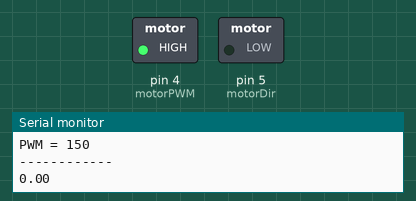
Recording of a sketch running on a simulated Arduino Uno, built with avr-gcc and run on an emulated ATmega328P. Shown: switched loads named in the sketch (green lamp = pin HIGH), the last lines printed to the serial monitor.

Above: at 2.1 s.
At 35.1 s:
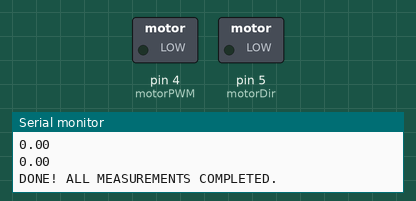
Timing chart, 0 to 36.6 s (numbered marks = the images above):
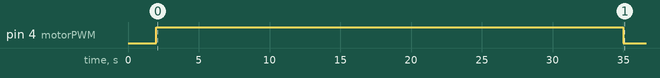

The sketch:

rpm_measurements.ino
```cpp
// define pins and variables
const int motorPWM = 4;
const int motorDir = 5;
const int encA = 18;
const int encB = 19;

volatile long encoderPos = 0;

// vars for RPM calculation
long previousPos = 0;
unsigned long previousTime = 0;

const float PPR = 2150.0;                  // PPR TOU MOTER

// --- NEW FEATURES: Μεταβλητές για τον αυτοματισμό του PWM ---
int currentPWM = 150;
int printCount = 0;
bool isNewPWM = true;
bool finished = false;

void setup() {
  Serial.begin(115200);

  pinMode(motorPWM, OUTPUT);
  pinMode(motorDir, OUTPUT);

  pinMode(encA, INPUT_PULLUP);
  pinMode(encB, INPUT_PULLUP);

  attachInterrupt(digitalPinToInterrupt(encA), readEncoder, RISING);

  // Ξεκινάμε με το μοτέρ να πηγαίνει μπροστά
  digitalWrite(motorDir, LOW);

  // Δίνουμε 2 δευτερόλεπτα κενό στην αρχή για να ανοίξεις το Serial Monitor με την ησυχία σου
  delay(2000);
}

void loop() {
  // Αν τελειώσαμε με το 250, μην κάνεις τίποτα άλλο
  if (finished) return;

  // Αν μόλις αλλάξαμε PWM, τύπωσε την επικεφαλίδα
  if (isNewPWM) {
    analogWrite(motorPWM, currentPWM);

    Serial.println();
    Serial.print("PWM = ");
    Serial.println(currentPWM);
    Serial.println("------------");

    isNewPWM = false;

    // Μηδενίζουμε τους χρόνους για να είναι ακριβές το πρώτο δείγμα του νέου PWM
    previousTime = millis();
    previousPos = encoderPos;
    return; // Περιμένουμε την επόμενη λούπα για να ξεκινήσει η μέτρηση
  }

  unsigned long currentTime = millis(); // read current time
  unsigned long timeDiff = currentTime - previousTime; // calc diff

  // Υπολογισμός κάθε 100 ms
  if (timeDiff >= 100) {

    long currentPos = encoderPos;            // read current pos
    long posDiff = currentPos - previousPos; // calc "clicks" during that dt

    // CALC RPM
    float rpm = ((float)posDiff / PPR) * (60000.0 / timeDiff);

    // Τυπώνουμε ΜΟΝΟ το RPM όπως ζήτησες
    Serial.println(abs(rpm));

    printCount++; // Αυξάνουμε τον μετρητή των εκτυπώσεων

    // Αν τυπώσαμε 30 τιμές, πάμε στο επόμενο PWM
    if (printCount >= 30) {
      currentPWM += 10;
      printCount = 0;
      isNewPWM = true;

      // Αν ξεπεράσαμε το 250, τελειώσαμε
      if (currentPWM > 250) {
        finished = true;
        analogWrite(motorPWM, 0); // Σταματάμε το μοτέρ
        Serial.println();
        Serial.println("DONE! ALL MEASUREMENTS COMPLETED.");
      }
    }

    // update time and pos variables
    previousPos = currentPos;
    previousTime = currentTime;
  }
}

// interrupt function
void readEncoder() {
  if (digitalRead(encB) == HIGH) {
    encoderPos++;
  } else {
    encoderPos--;
  }
}
```

Measured:
- by itself, pin 4 (motorPWM): LOW → HIGH at 2.0 s, → LOW 33.0 s later
